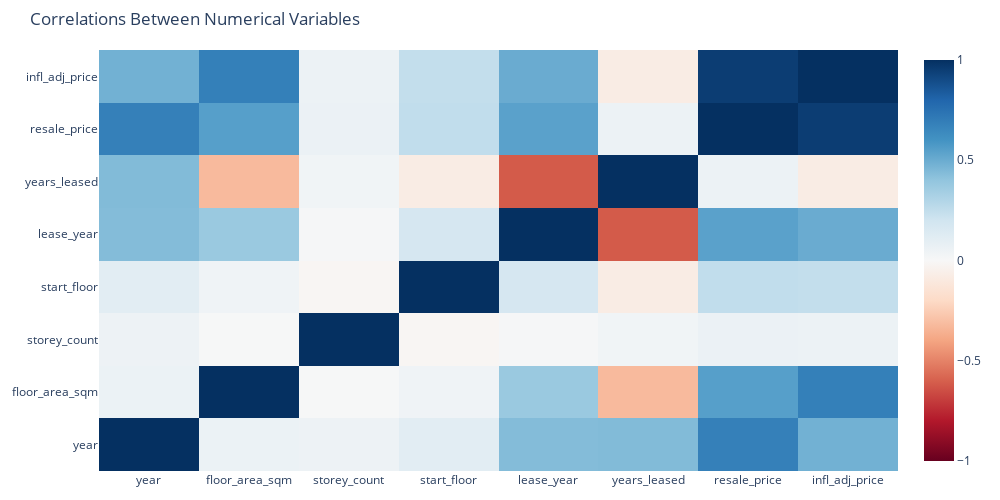

Notebook cell for this chart:
### Code cell
cr = df[['year', 'floor_area_sqm', 'storey_count', 'start_floor',
         'lease_year', 'years_leased', 'resale_price', 'infl_adj_price']].corr(method='pearson')

fig = go.Figure(go.Heatmap(
    x=cr.columns,
    y=cr.columns,
    z=cr.values.tolist(),
    colorscale='RdBu', zmin=-1, zmax=1
))

# Set plot size and add title
fig.update_layout(
    autosize=False,
    title=dict(text='Correlations Between Numerical Variables', x=0.03),
    width=1000,
    height=500,
    margin=dict(l=20, r=20, t=50, b=20),
)

fig.show()

### Figure 1 — Plotly figure (JSON) as saved in the notebook; plotly's stock layout.template omitted (floating-point values rounded to 4 significant figures)
{"data": [{"colorscale": [[0, "rgb(103,0,31)"], [0.1, "rgb(178,24,43)"], [0.2, "rgb(214,96,77)"], [0.3, "rgb(244,165,130)"], [0.4, "rgb(253,219,199)"], [0.5, "rgb(247,247,247)"], [0.6, "rgb(209,229,240)"], [0.7, "rgb(146,197,222)"], [0.8, "rgb(67,147,195)"], [0.9, "rgb(33,102,172)"], [1, "rgb(5,48,97)"]], "type": "heatmap", "x": ["year", "floor_area_sqm", "storey_count", "start_floor", "lease_year", "years_leased", "resale_price", "infl_adj_price"], "y": ["year", "floor_area_sqm", "storey_count", "start_floor", "lease_year", "years_leased", "resale_price", "infl_adj_price"], "z": [[1, 0.06081, 0.05014, 0.1097, 0.4366, 0.4411, 0.6841, 0.4801], [0.06081, 1, 0.004869, 0.04133, 0.3759, -0.3216, 0.551, 0.6855], [0.05014, 0.004869, 1, -0.01784, 0.009668, 0.03431, 0.06346, 0.05781], [0.1097, 0.04133, -0.01784, 1, 0.176, -0.07939, 0.2493, 0.2459], [0.4366, 0.3759, 0.009668, 0.176, 1, -0.6148, 0.5421, 0.5023], [0.4411, -0.3216, 0.03431, -0.07939, -0.6148, 1, 0.05889, -0.08023], [0.6841, 0.551, 0.06346, 0.2493, 0.5421, 0.05889, 1, 0.9517], [0.4801, 0.6855, 0.05781, 0.2459, 0.5023, -0.08023, 0.9517, 1]], "zmax": 1, "zmin": -1}], "layout": {"autosize": false, "height": 500, "margin": {"b": 20, "l": 20, "r": 20, "t": 50}, "title": {"text": "Correlations Between Numerical Variables", "x": 0.03}, "width": 1000}}
